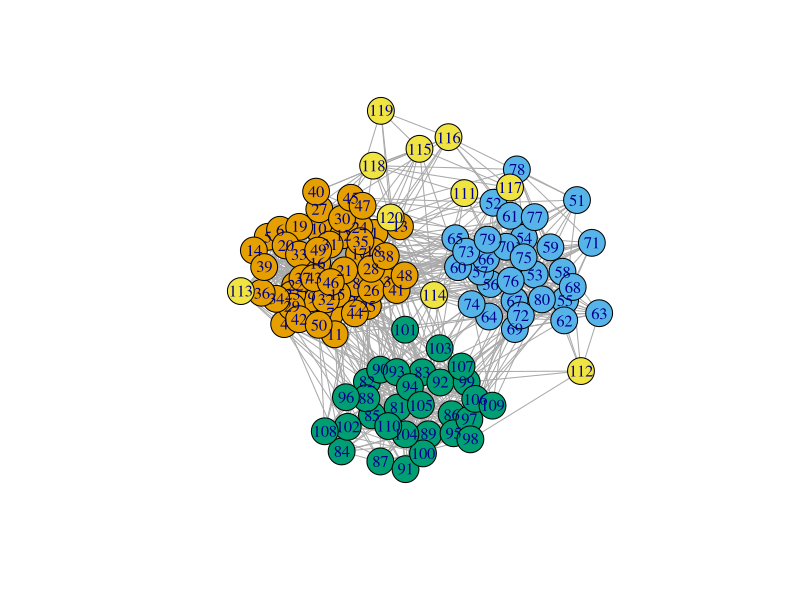

Recreate this plot in R. (Note: this script raises an error after producing the figure.)
## ---- chunk 1
knitr::opts_chunk$set(echo = TRUE)
## ---- chunk 2
library(igraph)
library(corrplot)
## ---- chunk 3
p  <- 120
sizes <- c(50, 30, 30, 10)
K <- length(sizes)
PI <- diag(.4, K) + .05 # connectivity matrix
## ---- chunk 4
mySBM <- igraph::sample_sbm(p, PI, sizes)
mySBM <- set_vertex_attr(mySBM, "cluster", value = rep(1:K, sizes))
plot(mySBM, vertex.color = V(mySBM)$cluster)
## ---- chunk 5
## random Gaussian weights
mu <- 2; sigma <- 1
mySBM <- set_edge_attr(mySBM, "weight", value = rnorm(gsize(mySBM), mu , sigma))
## ---- chunk 6
epsilon <- 1e-1
Theta <- laplacian_matrix(mySBM, normalized = TRUE)
Theta <- Theta + diag(epsilon, p, p)
## ---- chunk 7
Sigma <- solve(Theta)
## ---- chunk 8
par(mfrow = c(2,2))
Theta_plot <- as.matrix(Theta); diag(Theta_plot) <- NA
Sigma_plot <- as.matrix(Sigma); diag(Sigma_plot) <- NA
corrplot(Theta_plot, method = "color", is.corr = FALSE, tl.pos = "n")
corrplot(Sigma_plot, method = "color", is.corr = FALSE, tl.pos = "n")
hist(Theta_plot)
hist(Sigma_plot)
